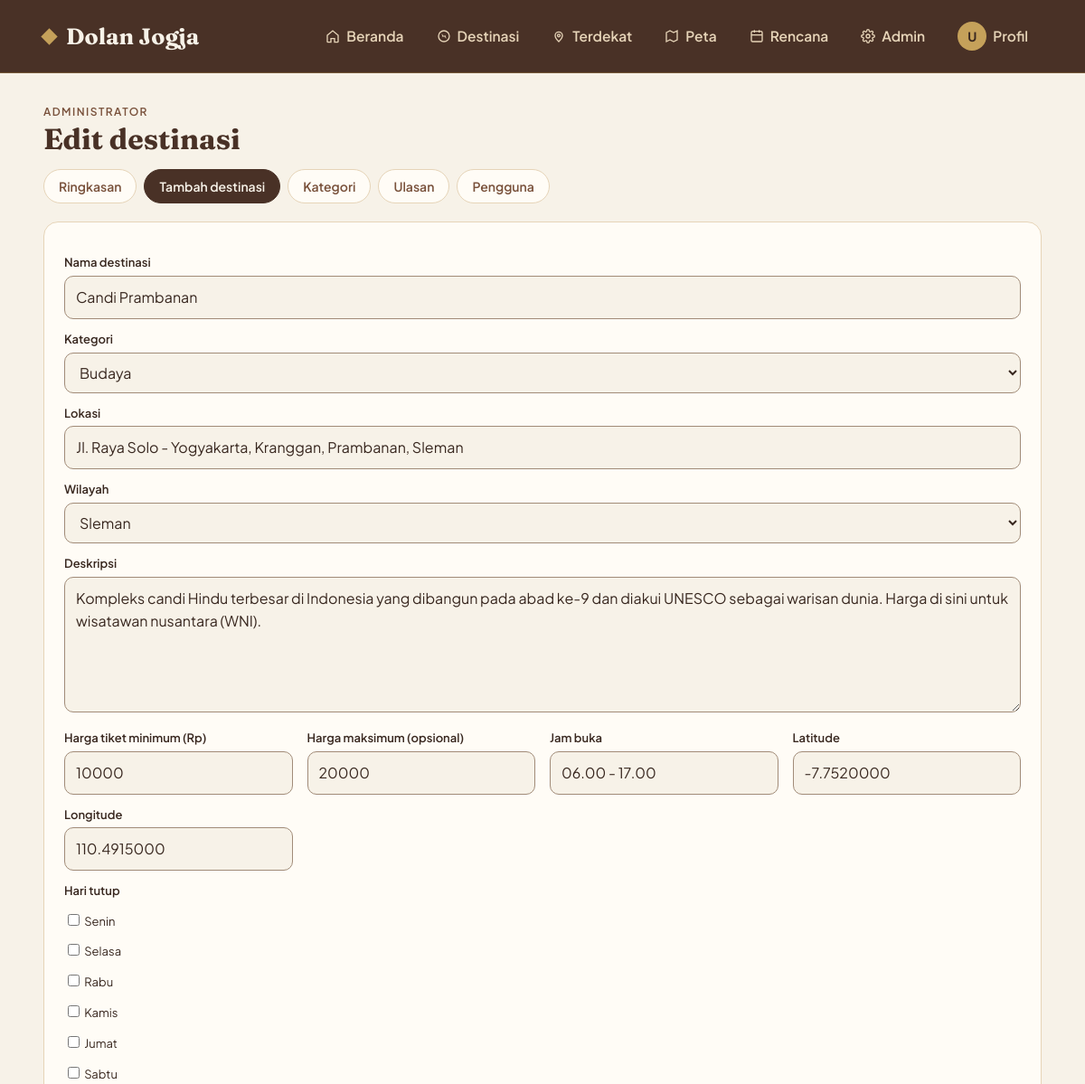
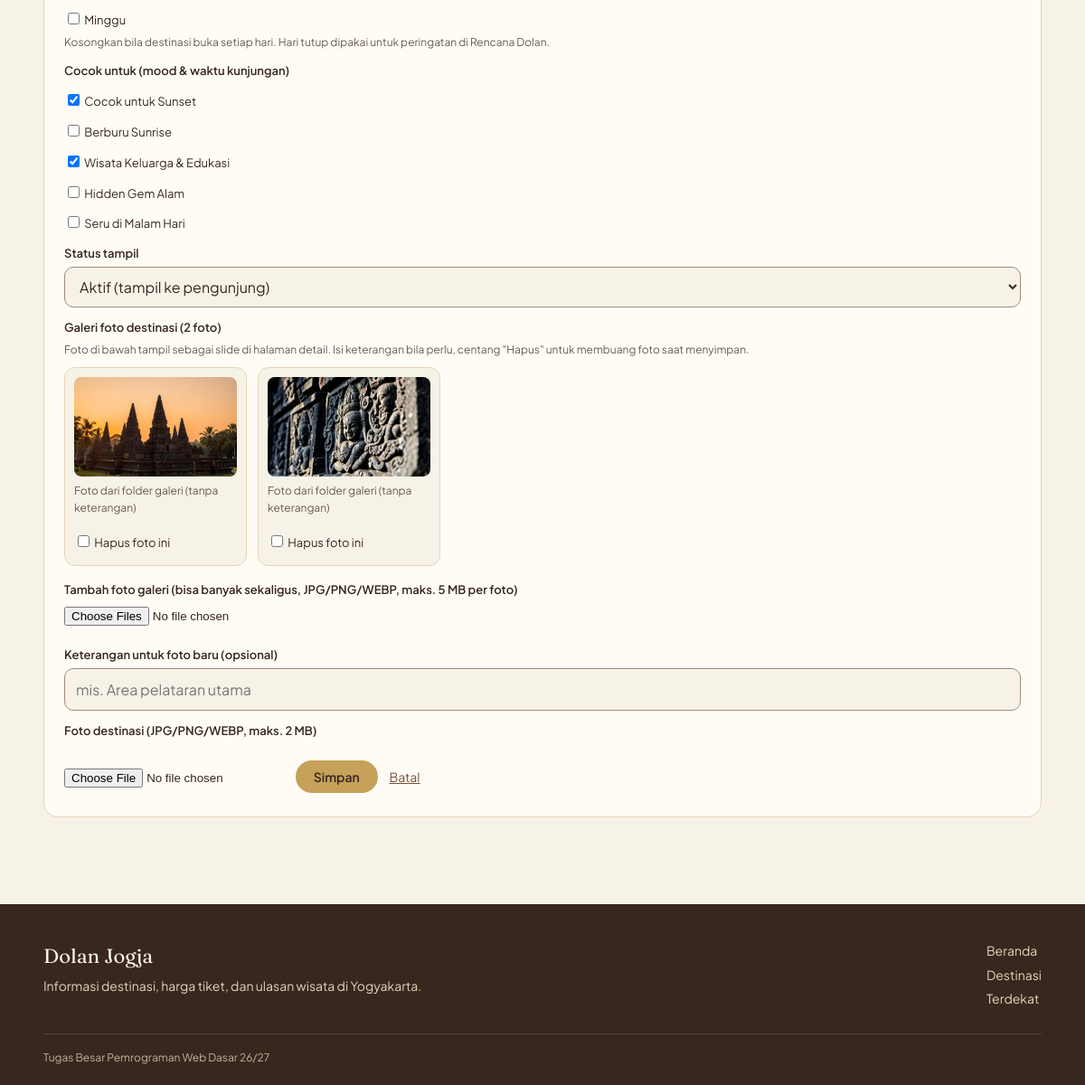
The page /admin/destinasi.php?id=1 (signed in) on the database its author committed (2 pictures, top to bottom).
### tables this page shows
CREATE TABLE destinations (
  id INT AUTO_INCREMENT PRIMARY KEY,
  category_id INT NOT NULL,
  nama VARCHAR(100) NOT NULL,
  UNIQUE KEY unik_nama_destinasi (nama),
  lokasi VARCHAR(200) NOT NULL,
  deskripsi TEXT,
  harga_tiket INT NOT NULL DEFAULT 0,
  harga_maks INT DEFAULT NULL,
  jam_buka VARCHAR(100),
  latitude DECIMAL(10,7),
  longitude DECIMAL(10,7),
  foto VARCHAR(255),
  created_at TIMESTAMP DEFAULT CURRENT_TIMESTAMP,
  FOREIGN KEY (category_id) REFERENCES categories(id)
);

CREATE TABLE categories (
  id INT AUTO_INCREMENT PRIMARY KEY,
  nama VARCHAR(50) NOT NULL
);

### includes/fungsi.php (called while the page is built, shortened)
<?php
function e($teks) {
    return htmlspecialchars((string) $teks, ENT_QUOTES, "UTF-8");
}
function galeri_destinasi($id) {
    global $conn;
    $id = (int) $id;
    $hasil = array();
    $folder = __DIR__ . "/../assets/uploads/destinasi/galeri/" . $id;
    $url_folder = BASE_URL . "assets/uploads/destinasi/galeri/" . $id . "/";
    if (isset($conn) && $conn instanceof mysqli) {
        $st = @mysqli_prepare($conn, "SELECT id, nama_file, keterangan FROM destination_photos WHERE destination_id = ? ORDER BY urutan, id");
        if ($st) {
            mysqli_stmt_bind_param($st, "i", $id);
            mysqli_stmt_execute($st);
            $baris = mysqli_fetch_all(mysqli_stmt_get_result($st), MYSQLI_ASSOC);
        }
    }
    if (is_dir($folder)) {
        $berkas = glob($folder . "/*");
        if ($berkas) {
            sort($berkas, SORT_NATURAL);
            $izin = array("jpg", "jpeg", "png", "webp");
            foreach ($berkas as $jalur) {
                $ext = strtolower(pathinfo($jalur, PATHINFO_EXTENSION));
                $nama_file = basename($jalur);
                $hasil[] = array(
                    "id"         => null,
                    "berkas"     => $nama_file,
                    "url"        => $url_folder . rawurlencode($nama_file),
                    "keterangan" => null,
                );
            }
        }
    }
    return $hasil;
}

### includes/wilayah.php (called while the page is built, shortened)
<?php
if (!function_exists('daftar_wilayah')) {
    function daftar_wilayah() {
        return array(
            "kota-yogyakarta" => "Kota Yogyakarta",
            "sleman"          => "Sleman",
            "bantul"          => "Bantul",
            "gunungkidul"     => "Gunungkidul",
            "kulon-progo"     => "Kulon Progo",
        );
    }
}

### includes/jam_buka.php (called while the page is built, shortened)
<?php
function daftar_hari_pekan() {
    return array(1 => "Senin", 2 => "Selasa", 3 => "Rabu", 4 => "Kamis", 5 => "Jumat", 6 => "Sabtu", 7 => "Minggu");
}
function slug_hari_pekan($n) {
    $hari = daftar_hari_pekan();
    $n = (int) $n;
    return isset($hari[$n]) ? strtolower($hari[$n]) : "";
}
function hari_tutup_slug($teks) {
    $sah = array();
    foreach (daftar_hari_pekan() as $n => $label) { $sah[] = slug_hari_pekan($n); }
    $hasil = array();
    foreach (explode(",", (string) $teks) as $x) {
        $x = strtolower(trim($x));
    }
    return $hasil;
}

### includes/mood.php (called while the page is built)
<?php
require_once __DIR__ . "/wilayah.php";
if (!function_exists("daftar_mood")) {
    function daftar_mood() {
        return array(
            "sunset"     => "Cocok untuk Sunset",
            "sunrise"    => "Berburu Sunrise",
            "keluarga"   => "Wisata Keluarga & Edukasi",
            "hidden-gem" => "Hidden Gem Alam",
            "malam"      => "Seru di Malam Hari",
        );
    }
}

### admin/destinasi.php (the view, shortened to what this page needs)
<?php
require_once __DIR__ . "/../includes/init.php";
require_once __DIR__ . "/../includes/mood.php";
require_once __DIR__ . "/../includes/jam_buka.php";
$id = (int) ($_GET["id"] ?? 0);
$d = array("nama" => "", "category_id" => 0, "lokasi" => "", "deskripsi" => "", "harga_tiket" => 0,
           "harga_maks" => "", "jam_buka" => "", "hari_tutup" => "", "tag" => "", "wilayah" => "", "status" => "aktif", "latitude" => "", "longitude" => "", "foto" => null);
if ($id) {
    $s = $conn->prepare("SELECT * FROM destinations WHERE id=?");
    $s->bind_param("i", $id);
    $s->execute();
    $found = $s->get_result()->fetch_assoc();
    $d = $found;
}
$daftar_kategori = $conn->query("SELECT id, nama FROM categories ORDER BY nama")->fetch_all(MYSQLI_ASSOC);
$tag_aktif = ($d["tag"] ?? "") === "" ? array() : explode(",", $d["tag"]);
$tutup_aktif = hari_tutup_slug($d["hari_tutup"] ?? "");
?>
<div class="page-heading">
  <span class="eyebrow">Administrator</span>
  <h1><?php echo $id ? "Edit destinasi" : "Tambah destinasi"; ?></h1>
</div>
<form class="panel editor" method="post" action="<?php echo url("admin/destinasi.php" . ($id ? "?id=" . $id : "")); ?>" enctype="multipart/form-data">
  <div>
    <label for="nama">Nama destinasi</label>
    <input type="text" id="nama" name="nama" maxlength="100" value="<?php echo e($d["nama"]); ?>" />
    <label for="category_id">Kategori</label>
    <select id="category_id" name="category_id">
      <?php foreach ($daftar_kategori as $c) { ?>
      <option value="<?php echo (int) $c["id"]; ?>"<?php echo (int) $d["category_id"] === (int) $c["id"] ? ' selected="selected"' : ""; ?>><?php echo e($c["nama"]); ?></option>
      <?php } ?>
    </select>
    <label for="lokasi">Lokasi</label>
    <input type="text" id="lokasi" name="lokasi" maxlength="200" value="<?php echo e($d["lokasi"]); ?>" />
    <label for="wilayah">Wilayah</label>
    <select id="wilayah" name="wilayah">
      <?php foreach (daftar_wilayah() as $w) { ?>
      <option value="<?php echo e($w); ?>"<?php echo ($d["wilayah"] ?? "") === $w ? ' selected="selected"' : ""; ?>><?php echo e($w); ?></option>
      <?php } ?>
    </select>
    <label for="deskripsi">Deskripsi</label>
    <textarea id="deskripsi" name="deskripsi" rows="5" cols="40"><?php echo e($d["deskripsi"]); ?></textarea>
    <div class="two-col">
      <div><label for="harga_tiket">Harga tiket minimum (Rp)</label><input type="text" id="harga_tiket" name="harga_tiket" value="<?php echo e($d["harga_tiket"]); ?>" /></div>
      <div><label for="harga_maks">Harga maksimum (opsional)</label><input type="text" id="harga_maks" name="harga_maks" value="<?php echo e($d["harga_maks"]); ?>" /></div>
      <div><label for="jam_buka">Jam buka</label><input type="text" id="jam_buka" name="jam_buka" maxlength="100" value="<?php echo e($d["jam_buka"]); ?>" /></div>
      <div><label for="latitude">Latitude</label><input type="text" id="latitude" name="latitude" value="<?php echo e($d["latitude"]); ?>" /></div>
      <div><label for="longitude">Longitude</label><input type="text" id="longitude" name="longitude" value="<?php echo e($d["longitude"]); ?>" /></div>
    </div>
    <label>Hari tutup</label>
    <div class="tag-pilihan">
      <?php foreach (daftar_hari_pekan() as $n_hari => $label_hari) { $slug_hari = slug_hari_pekan($n_hari); ?>
      <label class="cek"><input type="checkbox" name="hari_tutup[]" value="<?php echo e($slug_hari); ?>"<?php echo in_array($slug_hari, $tutup_aktif, true) ? ' checked="checked"' : ""; ?> /> <?php echo e($label_hari); ?></label>
      <?php } ?>
    </div>
    <p class="kecil">Kosongkan bila destinasi buka setiap hari. Hari tutup dipakai untuk peringatan di Rencana Dolan.</p>
    <label>Cocok untuk (mood &amp; waktu kunjungan)</label>
    <div class="tag-pilihan">
      <?php foreach (daftar_mood() as $kunci => $label) { ?>
      <label class="cek"><input type="checkbox" name="tag[]" value="<?php echo e($kunci); ?>"<?php echo in_array($kunci, $tag_aktif, true) ? ' checked="checked"' : ""; ?> /> <?php echo e($label); ?></label>
      <?php } ?>
    </div>
    <label for="status">Status tampil</label>
    <select id="status" name="status">
      <option value="aktif"<?php echo ($d["status"] ?? "aktif") !== "arsip" ? ' selected="selected"' : ""; ?>>Aktif (tampil ke pengunjung)</option>
    </select>
    <label>Galeri foto destinasi<?php if ($id) { echo " (" . count(galeri_destinasi($id)) . " foto)"; } ?></label>
    <p class="kecil">Foto di bawah tampil sebagai slide di halaman detail. Isi keterangan bila perlu, centang "Hapus" untuk membuang foto saat menyimpan.</p>
    <?php if ($id && count(galeri_destinasi($id)) > 0) { ?>
    <div class="galeri-admin-grid">
      <?php foreach (galeri_destinasi($id) as $f_galeri) { ?>
      <div class="galeri-admin-item">
        <img src="<?php echo e($f_galeri["url"]); ?>" alt="Foto galeri" width="170" height="110" />
        <?php if ($f_galeri["id"] !== null) { ?>
        <input type="text" name="keterangan_foto[<?php echo (int) $f_galeri["id"]; ?>]" value="<?php echo e($f_galeri["keterangan"]); ?>" maxlength="150" placeholder="Keterangan foto" />
        <label class="cek"><input type="checkbox" name="hapus_galeri[]" value="<?php echo (int) $f_galeri["id"]; ?>" /> Hapus foto ini</label>
        <?php } else { ?>
        <span class="kecil">Foto dari folder galeri (tanpa keterangan)</span>
        <label class="cek"><input type="checkbox" name="hapus_berkas[]" value="<?php echo e($f_galeri["berkas"]); ?>" /> Hapus foto ini</label>
        <?php } ?>
      </div>
      <?php } ?>
    </div>
    <?php } else { ?>
    <p class="muted kecil">Belum ada foto galeri untuk destinasi ini.</p>
    <?php } ?>
    <label for="galeri_foto">Tambah foto galeri (bisa banyak sekaligus, JPG/PNG/WEBP, maks. 5 MB per foto)</label>
    <input type="file" id="galeri_foto" name="galeri_foto[]" multiple="multiple" accept="image/jpeg,image/png,image/webp" />
    <label for="galeri_keterangan">Keterangan untuk foto baru (opsional)</label>
    <input type="text" id="galeri_keterangan" name="galeri_keterangan" maxlength="150" placeholder="mis. Area pelataran utama" />
    <label for="input-foto">Foto destinasi (JPG/PNG/WEBP, maks. 2 MB)</label>
    <input type="file" id="input-foto" name="foto" />
    <button class="btn" type="submit">Simpan</button>
    <a class="text-link" href="<?php echo url("admin/index.php"); ?>">Batal</a>
  </div>
</form>

### assets/css/style.css (style rules this page uses)
:root { --lebar: 1320px; --soga-gelap: #493126; --coklat-jawa: #79513B; --batik: #B88962; --pasir: #E6D4B8; --krem: #F7F2E8; --indigo: #263B50; --taupe: #A18B78; --emas: #C5A15A; --kakao: #38271F; --sage: #87977A; --font-judul: "Fraunces", Georgia, "Times New Roman", serif; --font-isi: "Plus Jakarta Sans", "Segoe UI", Arial, sans-serif; }
* { box-sizing: border-box; }
body { margin: 0; background: var(--krem); color: var(--kakao); font-family: var(--font-isi); font-size: 16px; line-height: 1.6; }
h1, h2, h3 { font-family: var(--font-judul); line-height: 1.2; margin: 0 0 .5em; color: var(--soga-gelap); }
p { margin: 0 0 .6em; }
a { color: var(--coklat-jawa); }
img { max-width: 100%; }
.eyebrow { color: var(--coklat-jawa); letter-spacing: .12em; text-transform: uppercase; font-size: 12px; font-weight: 600; margin-bottom: 6px; }
.panel { background: #FFFCF6; border: 1px solid var(--pasir); border-radius: 16px; padding: 22px; margin-bottom: 20px; }
.kecil { font-size: 12px; opacity: .75; }
.page-heading { margin-bottom: 14px; }
.page-heading h1 { margin: 0 0 4px; }
.btn { display: inline-block; background: var(--emas); color: var(--kakao); padding: 9px 20px; border: 0; border-radius: 999px; font: 600 14px var(--font-isi); text-decoration: none; cursor: pointer; }
.text-link { margin-left: 10px; font-size: 14px; }
.category-form label, .editor label { display: block; font-size: 13px; font-weight: 600; margin: 12px 0 4px; }
.editor input[type="text"], .editor select, .editor textarea { width: 100%; padding: 10px 12px; border: 1px solid var(--taupe); border-radius: 10px; background: var(--krem); font: inherit; color: var(--kakao); }
.editor input[type="file"] { margin-bottom: 10px; }
.editor .btn { margin-top: 18px; }
.two-col { display: grid; grid-template-columns: repeat(auto-fit, minmax(200px, 1fr)); gap: 0 16px; }
.cek { font-weight: 400 !important; }
:root { --lebar: 100%; --tepi: clamp(20px, 4vw, 88px); }
.galeri-admin-grid { display: grid; grid-template-columns: repeat(auto-fill, minmax(170px, 1fr)); gap: 12px; margin: 10px 0 16px; }
.galeri-admin-item { display: flex; flex-direction: column; gap: 6px; padding: 10px; border: 1px solid var(--pasir); border-radius: 12px; background: var(--krem); }
.galeri-admin-item img { width: 100%; height: 110px; object-fit: cover; border-radius: 8px; display: block; }

### rows shown on the page
destinations: nama "Candi Prambanan", category_id "Budaya", lokasi "Jl. Raya Solo - Yogyakarta, Kranggan, Prambanan, Sleman", deskripsi "Kompleks candi Hindu terbesar di Indonesia yang dibangun pada abad ke-9 dan diakui UNESCO sebagai warisan dunia. Harga di sini untuk wisatawan nusantara (WNI).", harga_tiket "10000", harga_maks "20000", jam_buka "06.00 - 17.00", latitude "-7.7520000", longitude "110.4915000", tag "☑", status "Aktif (tampil ke pengunjung)"

### other values the page prints
$nav_inisial "U"
$m[1] "Ringkasan"
$m[1] "Tambah destinasi"
$m[1] "Kategori"
$m[1] "Ulasan"
$m[1] "Pengguna"
$label_hari "Senin"
$label_hari "Selasa"
$label_hari "Rabu"
$label_hari "Kamis"
$label_hari "Jumat"
$label_hari "Sabtu"
$label_hari "Minggu"
$label "Cocok untuk Sunset"
$label "Berburu Sunrise"
